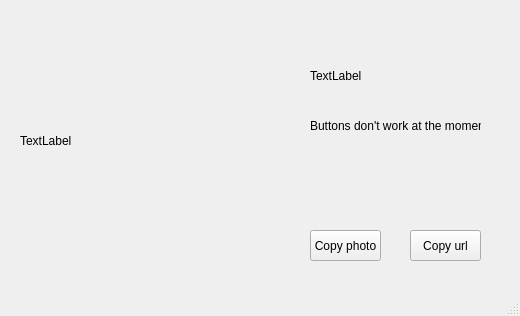
<?xml version="1.0" encoding="UTF-8"?>
<ui version="4.0">
 <class>QrScanScreen</class>
 <widget class="QMainWindow" name="QrScanScreen">
  <property name="geometry">
   <rect>
    <x>0</x>
    <y>0</y>
    <width>520</width>
    <height>316</height>
   </rect>
  </property>
  <property name="windowTitle">
   <string>QrScanScreen</string>
  </property>
  <widget class="QWidget" name="centralwidget">
   <widget class="QLabel" name="label_2">
    <property name="geometry">
     <rect>
      <x>20</x>
      <y>20</y>
      <width>251</width>
      <height>241</height>
     </rect>
    </property>
    <property name="text">
     <string>TextLabel</string>
    </property>
   </widget>
   <widget class="QPushButton" name="pushButton">
    <property name="geometry">
     <rect>
      <x>410</x>
      <y>230</y>
      <width>71</width>
      <height>31</height>
     </rect>
    </property>
    <property name="text">
     <string>Copy url</string>
    </property>
   </widget>
   <widget class="QLabel" name="label">
    <property name="geometry">
     <rect>
      <x>310</x>
      <y>20</y>
      <width>171</width>
      <height>111</height>
     </rect>
    </property>
    <property name="text">
     <string>TextLabel</string>
    </property>
   </widget>
   <widget class="QPushButton" name="pushButton_2">
    <property name="geometry">
     <rect>
      <x>310</x>
      <y>230</y>
      <width>71</width>
      <height>31</height>
     </rect>
    </property>
    <property name="text">
     <string>Copy photo</string>
    </property>
   </widget>
   <widget class="QLabel" name="label_3">
    <property name="geometry">
     <rect>
      <x>310</x>
      <y>160</y>
      <width>71</width>
      <height>61</height>
     </rect>
    </property>
    <property name="text">
     <string/>
    </property>
   </widget>
   <widget class="QLabel" name="label_4">
    <property name="geometry">
     <rect>
      <x>410</x>
      <y>160</y>
      <width>71</width>
      <height>61</height>
     </rect>
    </property>
    <property name="text">
     <string/>
    </property>
   </widget>
   <widget class="QLabel" name="label_5">
    <property name="geometry">
     <rect>
      <x>310</x>
      <y>100</y>
      <width>171</width>
      <height>51</height>
     </rect>
    </property>
    <property name="text">
     <string>Buttons don't work at the moment</string>
    </property>
   </widget>
  </widget>
  <widget class="QMenuBar" name="menubar">
   <property name="geometry">
    <rect>
     <x>0</x>
     <y>0</y>
     <width>520</width>
     <height>21</height>
    </rect>
   </property>
  </widget>
  <widget class="QStatusBar" name="statusbar"/>
 </widget>
 <resources/>
 <connections/>
</ui>
